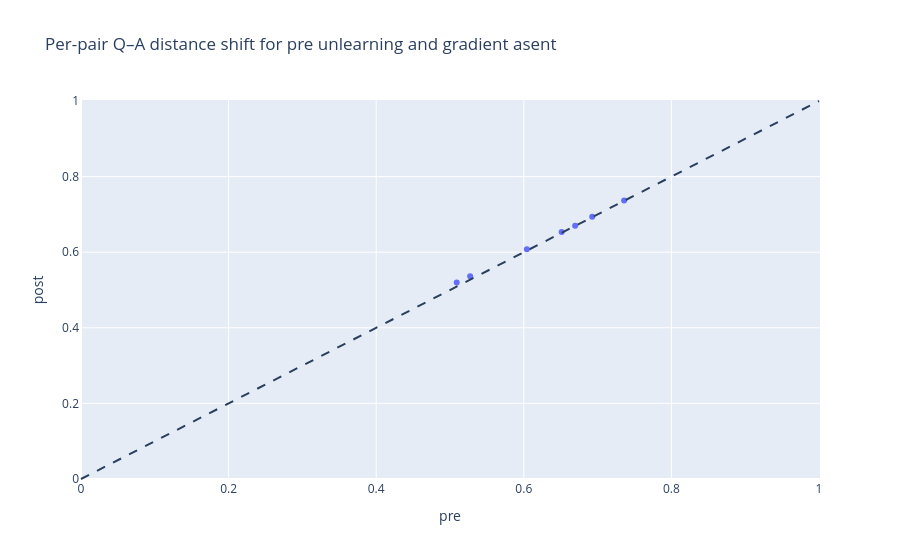

Notebook code cell kept with this figure:
### Code cell
import plotly.express as px

# histogram of change
px.histogram(dist_wide, x="delta", nbins=30,
             title="Δ Cosine distance (post – pre)").add_vline(x=0)

# scatter pre vs post
fig = px.scatter(dist_wide, x="pre", y="post",
                 title="Per-pair Q–A distance shift for pre unlearning and gradient asent")
fig.add_shape(type="line", x0=0, y0=0, x1=1, y1=1,
              line=dict(dash="dash"))
fig.update_layout(xaxis_title="pre", yaxis_title="post")
fig.show()

### Figure 1 — Plotly figure (JSON) as saved in the notebook; plotly's stock layout.template omitted (floating-point values rounded to 4 significant figures)
{"data": [{"hovertemplate": "pre=%{x}<br>post=%{y}<extra></extra>", "legendgroup": "", "marker": {"color": "#636efa", "symbol": "circle"}, "mode": "markers", "name": "", "orientation": "v", "showlegend": false, "type": "scatter", "x": [0.6696, 0.5273, 0.7359, 0.6041, 0.5091, 0.6513, 0.6927], "xaxis": "x", "y": [0.6697, 0.5362, 0.7368, 0.6076, 0.5196, 0.6534, 0.6938], "yaxis": "y"}], "layout": {"legend": {"tracegroupgap": 0}, "shapes": [{"line": {"dash": "dash"}, "type": "line", "x0": 0, "x1": 1, "y0": 0, "y1": 1}], "title": {"text": "Per-pair Q–A distance shift for pre unlearning and gradient asent"}, "xaxis": {"anchor": "y", "domain": [0, 1], "title": {"text": "pre"}}, "yaxis": {"anchor": "x", "domain": [0, 1], "title": {"text": "post"}}}}
